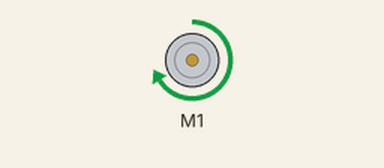
This sketch was run on a simulated Arduino Uno, built with avr-gcc and run on an emulated ATmega328P. Shown: DC motor (green arrow = forward, orange = backward, longer = faster).

Above: at 0.5 s.
At 1.05 s:
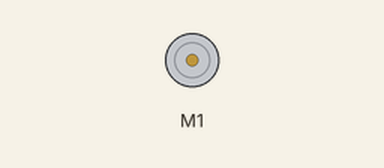
At 3.7 s:
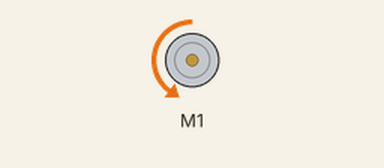
Timing chart, 0 to 4.8 s (numbered marks = the images above):
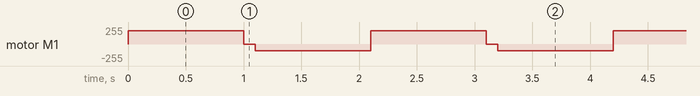

The sketch:

01-exemplo-1motor.ino
```cpp
/*
 *  Esse exemplo mostra como controlar um motor utilizando o motor shield L293D e a biblioteca AFMotor
 *
 *  Ligações:
 *  Motor Shield L293D instalado em cima do Arduino UNO
 *  Motor ligado no slot M1 do Shield
 *  Alimentação fornecida pelo próprio Arduino ou Bateria Externa
 *  Se alimentado por bateria externa, verificar a voltagem da bateria para não queimar o arduino (entre 6v e 12v).
 *
 *  Notas:
 *  1 - você pode alimentar o arduino e os motores com a mesma bateria - para isso, você deve deixar um Jumper ligado na posição "PWRJMP" do Motor Shield, e ligue a bateria em "EXT-PWR" do Shield;
 *  2 - Se você preferir alimentar o arduino com uma bateria, e os motores com outra, retire o Jumper acima, ligue a bateria dos motores em "EXT-PWR" do Shield,
 *      e a Bateria do Arduino com um conector de energia no próprio arduino;
 *  3 - Quando utilizar bateria, recomenda-se a utilização de um regulador de voltagem, especialmente quando os motores não suportarem a voltagem da bateria utilizada -
 *      Exemplo, motor de 6v, bateria de 11,1v - regular (com o parafuso do regulador) para aproximadamente 6v, medindo com o multimetro;
 *      Baterias acima de 12v podem danificar o Arduino, e o Motor Shield não faz essa regulagem. Nesse caso, usar regulador externo também;
 *  4 - Recomenda-se, para facilitar a manutenção dos robôs, manter a consistência na cor dos Jumpers - exemplo, vermelho para negativo, verde para positivo, outras cores para demais sinais;
 *  5 - Recomenda-se colocar uma chave liga/desliga entre a bateria e o shield (no pino do positivo), para não precisar ficar "arrancando" a bateria do robô para ele parar
 *  6 - Vários dos jumpers vermelhos do campus vieram com defeito - se você ligou tudo certo mas algo não está funcionando como deveria, lembre de verificar os jumpers.
 *  7 - Apesar das proteções que o arduino possui, recomenda-se desligar a bateria ao programar o arduino, além das recomendações básicas do trabalho com eletricidade - cuidado ao encostar nos
 *      componentes, manter as peças em superficies não condutoras, cuidar com as ligações a fim de evitar curto-circuitos
 *  8 - Baterias LIPO são bem potentes, mas demandam cuidados específicos - só carregar dentro do saco anti-chamas, evitar descarregar demais para não perder qualidade, cuidar com
 *      curto-circuitos, carregar apenas com o carregador correto, não deixar tempo demais no carregador - baterias LIPO podem explodir ou pegar fogo se mal-cuidadas
 *  9 - Repare na diferença de velocidade/força do motor rodando em alimentação USB, em uma bateria bem carregada e em uma bateria mal carregada - isso pode fazer diferença em uma competição
 *
 *  Imagens:
 *  01-basico.jpg - ligação básica, alimentada pela USB apenas (poderia ser usado um powerbank, por exemplo)
 *  01-basico+bateria.jpg - ligação básica, com alimentação por bateria LIPO, sem regulador
 *
 */

#include <AFMotor.h> // Inclui a biblioteca de controle de motores

AF_DCMotor motor(1, MOTOR12_64KHZ);  // Cria a variável motor, ligada como motor 1, com 64k pulsos por segundo

void setup() {
}

void loop() {
  motor.setSpeed(200);  // define a velocidade do motor. Pode ser mudada durante o decorrer do programa - 255 = 100%. Não é linear
  motor.run(FORWARD);  // motor para frente na velocidade configurada
  delay(1000);
  motor.run(RELEASE);  // para de alimentar o motor (sempre recomendado parar antes de mudar de direção)
  delay(100);
  motor.setSpeed(100);  // muda o motor para uma velocidade mais lenta
  motor.run(BACKWARD);  // motor para trás na velocidade configurada
  delay(1000);
}
```

Measured:
- by itself, motor M1: repeats every 2.1 s: stopped 0.10 s, backward 100/255 1.0 s, forward 200/255 1.0 s
